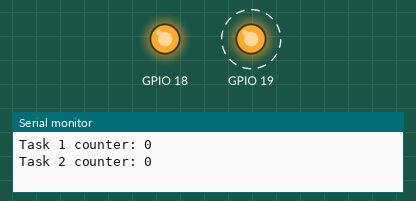
Bench run of a program on a simulated ESP32. On the bench: output pins drawn as LEDs (lit = HIGH), the last lines printed to the serial monitor. Dashed ring = blinking.

Above: at 0.5 s.
At 8.5 s:
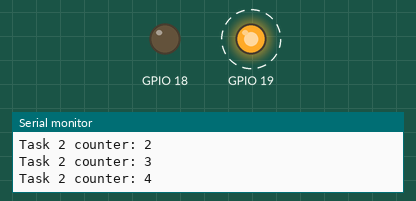
Timing chart, 0 to 13.0 s (numbered marks = the images above):
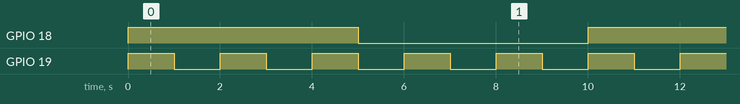

Measured:
- by itself, GPIO 18: alternates HIGH for 5.0 s and LOW for 5.0 s
- by itself, GPIO 19: alternates HIGH for 1.0 s and LOW for 1.0 s
- by itself, everything shown: repeats every 10.0 s, in 12 steps

The program:

main.cpp
```cpp
//Refer: https://savjee.be/videos/programming-esp32-with-arduino/manage-freertos-tasks/
/* ______________________________________Libraries______________________________________ */
#include <Arduino.h>
/* _______________________________________Macros________________________________________ */
/* _____________________________Declarations_and_Variables______________________________ */
int count1 = 0;
int count2 = 0;
//#2: Step1 - Create Task handle to terminate task1 from the outside
TaskHandle_t task1_handle = NULL;
/* ______________________________________Functions______________________________________ */
void task1(void * parameters){
  pinMode(18, OUTPUT);
    while(1){ // infinite loop
      Serial.print("Task 1 counter: ");
      Serial.println(count1++);
      digitalWrite(18,HIGH);
      vTaskDelay(5000 / portTICK_PERIOD_MS);
      digitalWrite(18,LOW);
      vTaskDelay(5000 / portTICK_PERIOD_MS);
      /*
      //#1: Delete this task fron inside the task
      if(count1>3){
        Serial.println("Deleting Task1");
        vTaskDelete(NULL);
      }
      */
    }
}
void task2(void * parameters){
  pinMode(19, OUTPUT);
    while(1){ // infinite loop
      Serial.print("Task 2 counter: ");
      Serial.println(count2++);
      digitalWrite(19,HIGH);
      vTaskDelay(1000 / portTICK_PERIOD_MS);
      digitalWrite(19,LOW);
      vTaskDelay(1000 / portTICK_PERIOD_MS);
    }
}
/* ________________________________________Setup________________________________________ */
void setup() {
  Serial.begin(115200);


  xTaskCreate(
    task1,    // Function that should be called
    "Task 1", // Name of the task (for debugging)
    1000,     // Stack size (bytes)
    NULL,     // Parameter to pass
    1,        // Task priority
    //#2: Step2 - add task handle pointer here
    &task1_handle      // Task handle - this is a pointer
  );

	xTaskCreate(
    task2,    // Function that should be called
    "Task 2", // Name of the task (for debugging)
    1000,     // Stack size (bytes)
    NULL,     // Parameter to pass
    1,        // Task priority
    NULL      // Task handle
  );
}
/* ________________________________________Loop_________________________________________ */
void loop() {
  /*
  //#2: Suspend and resume task1 from loop
  if(count1==3 && task1_handle!=NULL){ //NOTE1
    //Serial.println("Suspending Task1");
    vTaskSuspend(task1_handle);
  }
  if(count2==30 && task1_handle!=NULL){
    //Serial.println("Resuming Task1");
    vTaskResume(task1_handle);
  }
  */

  /*NOTE1
  * vTaskSuspend(NULL) suspends the current task.
  * Since task1_handle has been initialized to NULL, it will
  * suspend the loop function. Therefore, we have added this
  * condition in the if statement.
  */
}
```
